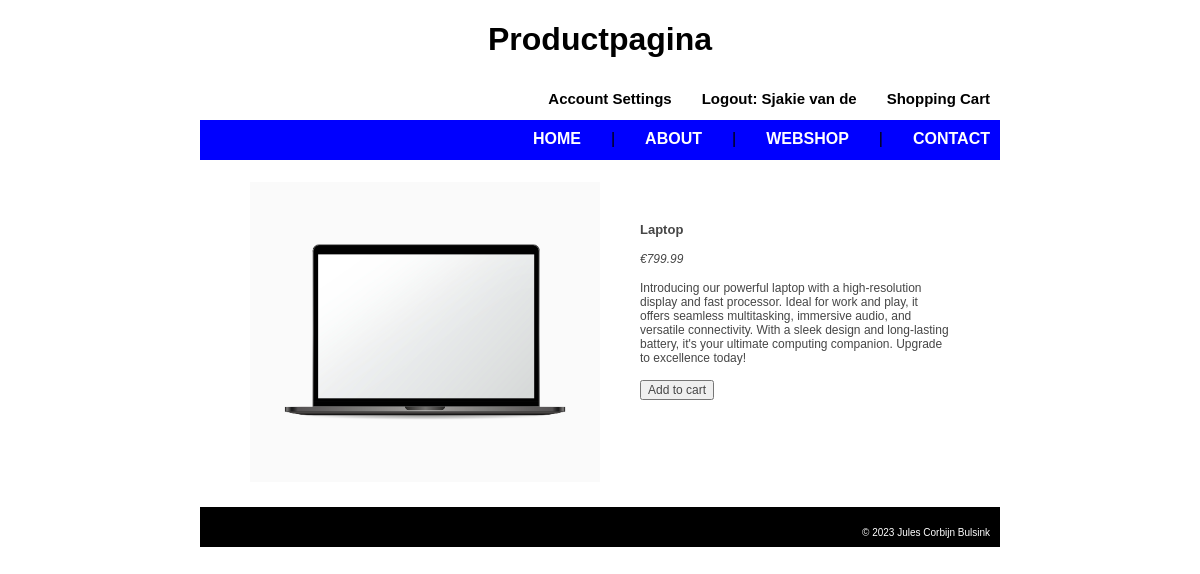
/index.php?page=productpage&productid=2 (signed in), run on the app's committed database.
### tables this page shows
CREATE TABLE `products` (
  `id` int(11) UNSIGNED NOT NULL,
  `name` varchar(50) NOT NULL,
  `description` text NOT NULL,
  `price` float NOT NULL,
  `filenameimage` varchar(100) NOT NULL
);

### mysqlconnect.php (called while the page is built, shortened)
<?php
function connectDatabase() {
    $servername = "localhost";
    $username = "WebShopUser";
    $password = "1234";
    $dbname = "corbijns_webshop";
    $conn = mysqli_connect($servername, $username, $password, $dbname);
    return $conn;
}
function getProduct($id) {
    $conn = connectDatabase();
    try {
        $sql = "SELECT * FROM products WHERE id = '$id'";
        $result = mysqli_query($conn, $sql);
        if (mysqli_num_rows($result)) {
            $product = mysqli_fetch_assoc($result);
        }
        return $product;
    } finally {
        mysqli_close($conn);
    }
}
?>

### sessionmanager.php (called while the page is built, shortened)
<?php
function isUserLoggedIn() {
    return isset($_SESSION['username']) && !empty($_SESSION['username']);
}
?>

### productpage.php (the view, shortened to what this page needs)
<?php
function showProductPageHeader() {
    echo 'Productpagina';
}
function showProductPageContent($data) {
    extract($data['product']);
    echo '
    <ul class="product">
        <div class="productimage">
            <li><img src="images/' . $filenameimage . '"</li>
        </div>
        <div class="productinfo">
            <li class="productname">' . $name . '</li>
            <li class="price">€' . $price . '</li>
            <li class="description">' . $description . '</li>';
            if(isUserLoggedIn()) {
                echo '
                <li>
                    <form method="post" action="index.php">
                    <input type="hidden" name="id" value=' . $id . '>
                    <input type="hidden" name="action" value="addtocart">
                    <button type="submit" name="page" value="shoppingcart">Add to cart</button>
                    </form>
                </li>';
            }
        echo '
        </div>
    </ul>';
}
?>

### CSS/style.css (style rules this page uses)
* { box-sizing: border-box; }
body { display: flex; justify-content: center; align-items: center; margin: 0px; font-family: Arial, Helvetica, sans-serif; }
.content, select, button { font-size: 12px; color: rgb(70, 70, 70); }
div.productinfo { display: flex; flex-direction: column; padding: 40px; gap: 15px; align-items:self-start; }
ul.product { display: flex; list-style-type: none; }
ul.product > div.productimage > li > img { width: 350px; height: 300px; }
li.productname { font-size: 13px; font-weight: bold; }
li.price { font-style: italic; }

### data on the page
products: filenameimage (picture), name "Laptop", price "799.99", description "Introducing our powerful laptop with a high-resolution display and fast processor. Ideal for work and play, it offers seamless multitasking, immersive audio, and versatile connectivity. With a sleek design and long-lasting battery, it's your ultimate computing companion. Upgrade to excellence today!"

### other printed values
$text "Account Settings Logout: Sjakie van de Shopping Cart HOME ABOUT WEBSHOP CONTACT"
